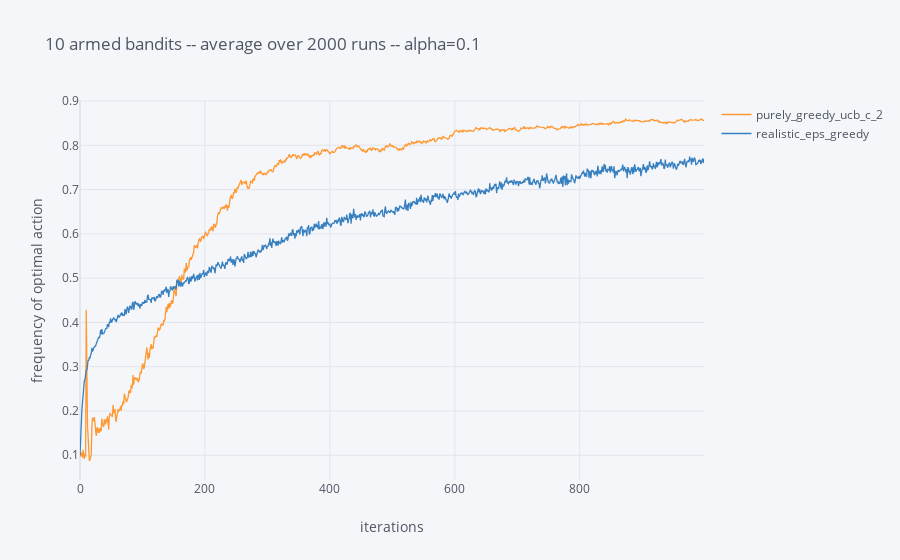

Notebook source saved alongside this figure:
### Code cell
df = pd.DataFrame(dtype=float)


array_greedy_ucb = (matrix_choices6 == array_best_choice6.reshape((-1,1))).sum(axis=0) / N_RUN
array_eps_greedy_alpha = (matrix_choices5 == array_best_choice5.reshape((-1,1))).sum(axis=0) / N_RUN


df = df.assign(purely_greedy_ucb_c_2=array_greedy_optimistic,
               realistic_eps_greedy=array_eps_greedy_alpha)

df.iplot(title="10 Armed bandits -- Average over 2000 runs -- alpha=0.1",
         xTitle="iterations",
         yTitle="Frequency of optimal action")

del df

### Figure 1 — Plotly figure (JSON) as saved in the notebook; plotly's stock layout.template omitted (floating-point values rounded to 4 significant figures; data arrays with more than 128 entries replaced by an {"elided": "..."} marker saying what was removed)
{"data": [{"line": {"color": "rgba(255, 153, 51, 1.0)", "dash": "solid", "shape": "linear", "width": 1.3}, "mode": "lines", "name": "purely_greedy_ucb_c_2", "text": "", "type": "scatter", "x": {"elided": "1000 int values"}, "y": {"elided": "1000 float values"}}, {"line": {"color": "rgba(55, 128, 191, 1.0)", "dash": "solid", "shape": "linear", "width": 1.3}, "mode": "lines", "name": "realistic_eps_greedy", "text": "", "type": "scatter", "x": {"elided": "1000 int values"}, "y": {"elided": "1000 float values"}}], "layout": {"legend": {"bgcolor": "#F5F6F9", "font": {"color": "#4D5663"}}, "paper_bgcolor": "#F5F6F9", "plot_bgcolor": "#F5F6F9", "title": {"font": {"color": "#4D5663"}, "text": "10 armed bandits -- average over 2000 runs -- alpha=0.1"}, "xaxis": {"gridcolor": "#E1E5ED", "showgrid": true, "tickfont": {"color": "#4D5663"}, "title": {"font": {"color": "#4D5663"}, "text": "iterations"}, "zerolinecolor": "#E1E5ED"}, "yaxis": {"gridcolor": "#E1E5ED", "showgrid": true, "tickfont": {"color": "#4D5663"}, "title": {"font": {"color": "#4D5663"}, "text": "frequency of optimal action"}, "zerolinecolor": "#E1E5ED"}}}
